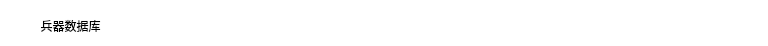
     <widget class="QFrame" name="frame_2">
      <property name="sizePolicy">
       <sizepolicy hsizetype="Preferred" vsizetype="Expanding">
        <horstretch>0</horstretch>
        <verstretch>1</verstretch>
       </sizepolicy>
      </property>
      <property name="minimumSize">
       <size>
        <width>768</width>
        <height>46</height>
       </size>
      </property>
      <property name="maximumSize">
       <size>
        <width>16777215</width>
        <height>46</height>
       </size>
      </property>
      <property name="styleSheet">
       <string notr="true">background-color: rgb(255, 255, 255);
border-top-left-radius:20px;
border-top-right-radius:20px;</string>
      </property>
      <property name="frameShape">
       <enum>QFrame::StyledPanel</enum>
      </property>
      <property name="frameShadow">
       <enum>QFrame::Raised</enum>
      </property>
      <layout class="QHBoxLayout" name="horizontalLayout">
       <property name="spacing">
        <number>0</number>
       </property>
       <property name="leftMargin">
        <number>0</number>
       </property>
       <property name="topMargin">
        <number>0</number>
       </property>
       <property name="rightMargin">
        <number>0</number>
       </property>
       <property name="bottomMargin">
        <number>0</number>
       </property>
       <item>
        <widget class="QFrame" name="frame_3">
         <property name="sizePolicy">
          <sizepolicy hsizetype="Expanding" vsizetype="Preferred">
           <horstretch>2</horstretch>
           <verstretch>0</verstretch>
          </sizepolicy>
         </property>
         <property name="frameShape">
          <enum>QFrame::StyledPanel</enum>
         </property>
         <property name="frameShadow">
          <enum>QFrame::Raised</enum>
         </property>
         <widget class="QPushButton" name="pushButton">
          <property name="geometry">
           <rect>
            <x>0</x>
            <y>10</y>
            <width>141</width>
            <height>31</height>
           </rect>
          </property>
          <property name="styleSheet">
           <string notr="true">background-color: rgb(255, 255, 255);
border:none;</string>
          </property>
          <property name="text">
           <string>兵器数据库</string>
          </property>
          <property name="icon">
           <iconset resource="../实例1数据库连接登录窗口/icons/res.qrc">
            <normaloff>:/icons/数据库查询.png</normaloff>:/icons/数据库查询.png</iconset>
          </property>
          <property name="iconSize">
           <size>
            <width>25</width>
            <height>25</height>
           </size>
          </property>
         </widget>
        </widget>
       </item>
       <item alignment="Qt::AlignRight">
        <widget class="QFrame" name="frame_4">
         <property name="sizePolicy">
          <sizepolicy hsizetype="Expanding" vsizetype="Preferred">
           <horstretch>10</horstretch>
           <verstretch>0</verstretch>
          </sizepolicy>
         </property>
         <property name="minimumSize">
          <size>
           <width>170</width>
           <height>0</height>
          </size>
         </property>
         <property name="styleSheet">
          <string notr="true">QPushButton{
	border:none;
}
QPushButton:hover{
	padding-bottom:5px
}
QPushButton:pressed{
	padding-top:5px
}</string>
         </property>
         <property name="frameShape">
          <enum>QFrame::StyledPanel</enum>
         </property>
         <property name="frameShadow">
          <enum>QFrame::Raised</enum>
         </property>
         <widget class="QPushButton" name="pushButton_logout">
          <property name="geometry">
           <rect>
            <x>0</x>
            <y>10</y>
            <width>75</width>
            <height>24</height>
           </rect>
          </property>
          <property name="styleSheet">
           <string notr="true"/>
          </property>
          <property name="text">
           <string/>
          </property>
          <property name="icon">
           <iconset resource="../实例1数据库连接登录窗口/icons/res.qrc">
            <normaloff>:/icons/登出.png</normaloff>:/icons/登出.png</iconset>
          </property>
          <property name="iconSize">
           <size>
            <width>30</width>
            <height>30</height>
           </size>
          </property>
         </widget>
         <widget class="QPushButton" name="pushButton_3">
          <property name="geometry">
           <rect>
            <x>50</x>
            <y>10</y>
            <width>75</width>
            <height>24</height>
           </rect>
          </property>
          <property name="text">
           <string/>
          </property>
          <property name="icon">
           <iconset resource="../实例1数据库连接登录窗口/icons/res.qrc">
            <normaloff>:/icons/最小化.png</normaloff>:/icons/最小化.png</iconset>
          </property>
          <property name="iconSize">
           <size>
            <width>20</width>
            <height>20</height>
           </size>
          </property>
         </widget>
         <widget class="QPushButton" name="pushButton_4">
          <property name="geometry">
           <rect>
            <x>100</x>
            <y>10</y>
            <width>75</width>
            <height>24</height>
           </rect>
          </property>
          <property name="text">
           <string/>
          </property>
          <property name="icon">
           <iconset resource="../实例1数据库连接登录窗口/icons/res.qrc">
            <normaloff>:/icons/关闭.png</normaloff>:/icons/关闭.png</iconset>
          </property>
          <property name="iconSize">
           <size>
            <width>25</width>
            <height>25</height>
           </size>
          </property>
         </widget>
        </widget>
       </item>
      </layout>
     </widget>
